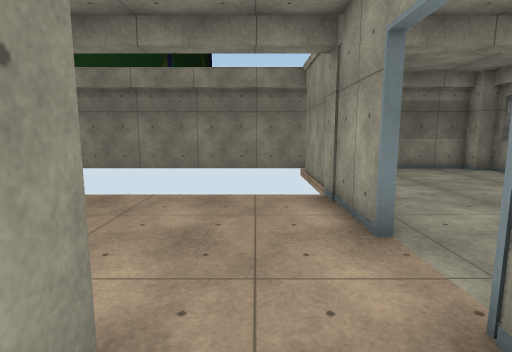
View 1 (above)

13 first-person views from a walk through a scene from a Unity 3-D project. The camera is 1.5 m above the floor, tilts 8° down and sees 80° across. The floor is counted in squares, 1 m on a side. Each view is taken from the middle of a square. On the plan, view 1 faces up. The plan holds only what a view shows up to about 15 squares ahead; the rest is blank. The place goes on beyond the plan. Door leaves are left out, so doorways stand open. Some surface patterns are stand-ins.

View 2
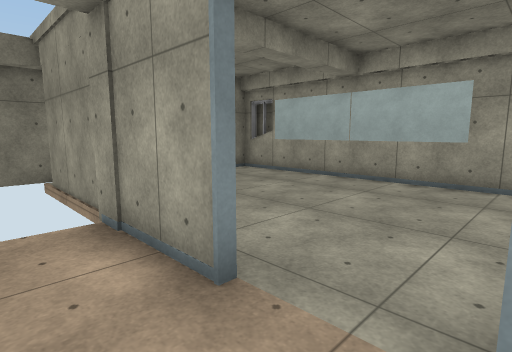

View 3
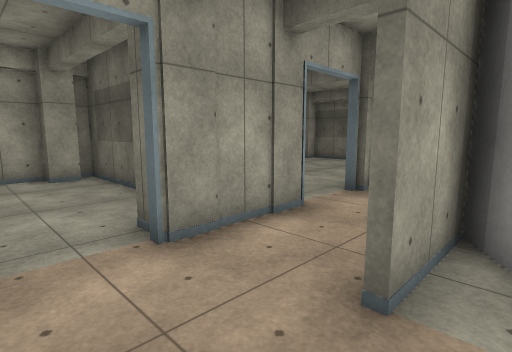

View 4
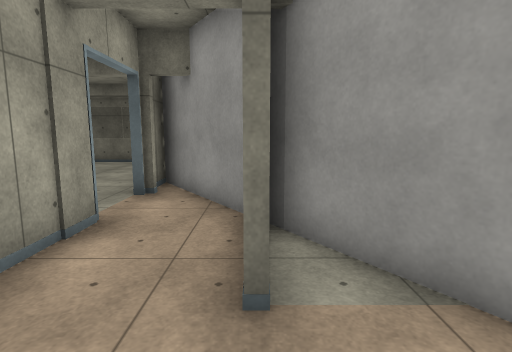

View 5
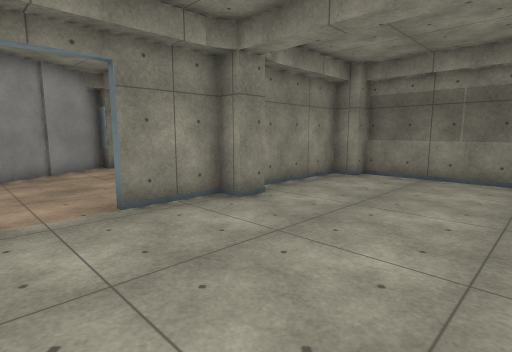

View 6
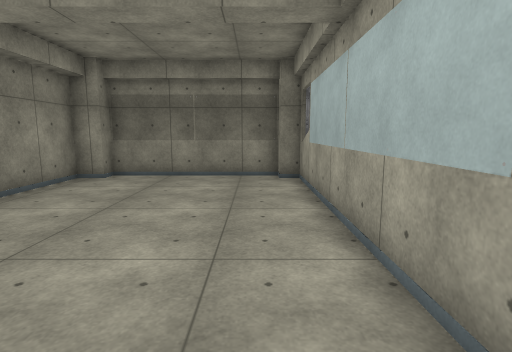

View 7
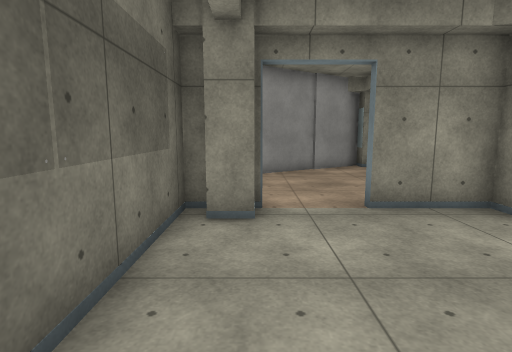

View 8
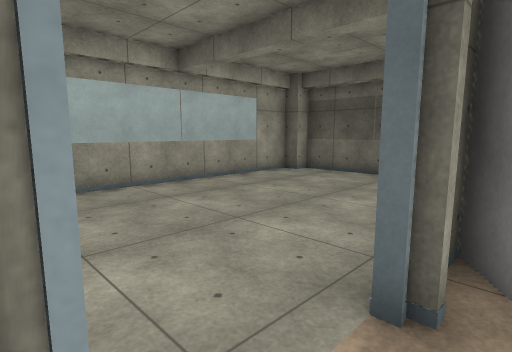

View 9
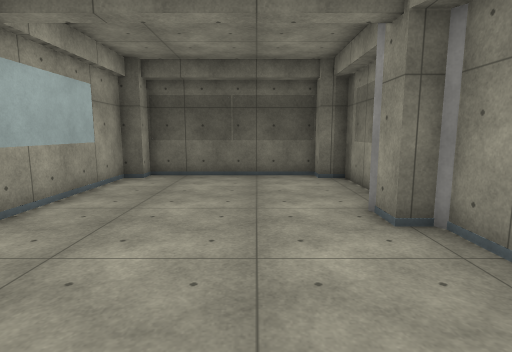

View 10
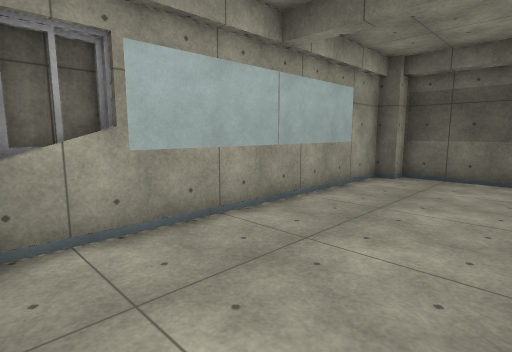

View 11
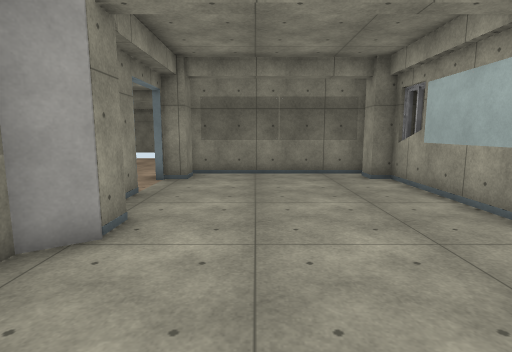

View 12
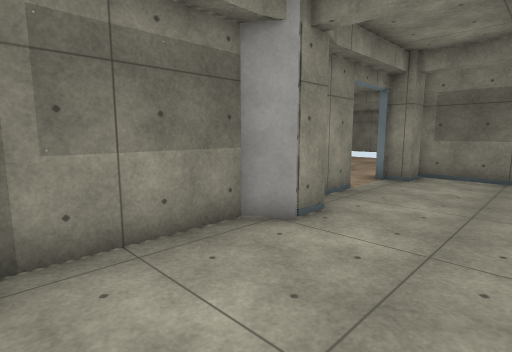

View 13
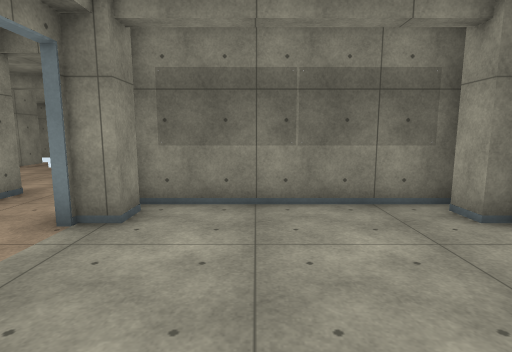

### Floor plan
Points are (right, up) in squares from view 1. A wall is a line through its corners. A room is listed if a view was taken in it or the views show most of it. See-through windows are left out.
Room 1 (views 1, 2, 3, 4, 8)
walls: (-0.9, 1.6) (-0.9, 0.9); (1.8, 4.2) (1.8, 7.6); (-1.1, -1.1) (-1.1, 1.6); (1.8, -1) (1.8, 2.2); (-6.5, 6.7) (1.8, -5.3)
ways out: open door at (2, 3) to room 2; open door at (2, -2) to room 3
Room 2 (views 5, 6, 7)
walls: (2.7, 7.6) (2.7, 6.7) (1.6, 6.7); (2, 6.8) (2, 4.3); (2, 2.3) (2, 0.6) (9.5, 0.6) (9.5, 1); (2.2, 2) (2.7, 2) (2.7, 1.1); (8.8, 1) (8.8, 2) (9.5, 2) (9.5, 12.2) (8.8, 12.2) (8.8, 12.8) (2.9, 12.8) (2.9, 12.2) (2, 12.2) (2, 8.4)
ways out: open door at (2, 3) to room 1
Room 3 (views 9, 10, 11, 12, 13)
walls: (2, -3.2) (2, -5.8) (2.7, -5.8) (2.7, -6.9) (2, -7.4) (2, -11.2) (2.9, -11.2) (2.9, -11.9) (8.8, -11.9) (8.8, -11.2) (9.5, -11.2) (9.5, -1) (8.8, -1) (8.8, -0.1); (9.9, -2.7) (9.9, -1.4); (2.7, -0.1) (2.7, -1) (1.8, -1); (9.2, 0.4) (2.5, 0.4)
ways out: open door at (2, -2) to room 1

Where each view was taken, in squares from view 1:
view 1: 0 up, 0 right, facing up
view 2: 2 up, 0 right, facing up-right
view 3: 4 up, 2 left, facing down-right
view 4: 4 up, 1 left, facing down
view 5: 2 up, 8 right, facing up-left
view 6: 2 up, 8 right, facing up
view 7: 2 up, 8 right, facing left
view 8: 1 down, 1 right, facing down-right
view 9: 1 down, 5 right, facing down
view 10: 1 down, 5 right, facing down-right
view 11: 11 down, 5 right, facing up
view 12: 11 down, 6 right, facing up-left
view 13: 6 down, 5 right, facing up
